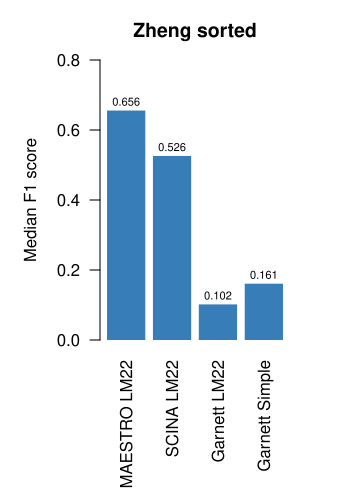

This chart was generated by the following R code:
library(MAESTRO)
library(Seurat)
options(bitmapType='cairo')

source('annotation_cross_validation.R')
source('annotation_evaluate.R')
source('annotation_run_Garnett_CV.R')

PBMC_sorted <- read.csv('Intra-dataset/Zheng_sorted/Filtered_DownSampled_SortedPBMC_data.csv',row.names = 1)
PBMC_labels <- as.matrix(read.csv('Intra-dataset/Zheng_sorted/Labels.csv'))

# Step 1 annotation
# SCINA annotation
library(SCINA)
library(preprocessCore)
Signature_Genes <- preprocess.signatures('Intra-dataset/Zheng_sorted/SCINA_Gene_signature.csv')
Data = t(as.matrix(PBMC_sorted))
Data=log(Data+1)
Data[]=normalize.quantiles(Data)
results = SCINA(Data, Signature_Genes)
write.csv(results$cell_labels,'SCINA_Zheng_sorted_Pred_Labels.csv',row.names = FALSE)

# MAESTRO annotation
PBMC_sorted_res <- RNARunSeurat(inputMat = t(PBMC_sorted), 
                                project = "PBMC_sorted", 
                                min.c = 10,
                                min.g = 0,
                                mito = TRUE,
                                dims.use = 1:15,
                                variable.genes = 2000, 
                                organism = "GRCh38",
                                cluster.res = 0.6,
                                genes.test.use = "wilcox",
                                genes.cutoff = 1e-05)
PBMC_sorted_res$RNA <- RNAAnnotateCelltype(RNA = PBMC_sorted_res$RNA, 
                                           gene = PBMC_sorted_res$gene,
                                           signatures = human.immune.CIBERSORT, 
                                           min.score = 0.1)
write.csv(PBMC_sorted_res$RNA@meta.data[,"assign.ident"],'MAESTRO_Zheng_sorted_Pred_Labels.csv',row.names = FALSE)
saveRDS(PBMC_sorted_res,'PBMC_sorted_res.rds')

# GarnettCV annotation
Cross_Validation('Intra-dataset/Zheng_sorted/Labels.csv', 1, './')
run_Garnett_CV('Intra-dataset/Zheng_sorted/Filtered_DownSampled_SortedPBMC_data.csv', 
	           'Intra-dataset/Zheng_sorted/Labels.csv', 
	           'CV_folds.RData', 
	           'Intra-dataset/Zheng_sorted/Garnett_gene_names.csv',
	           'Intra-dataset/Zheng_sorted/Garnett_hsPBMC_markers.txt', 
	           './',
	           TRUE)

# Step 2 Clustering accuracy evaluation
# Replace the labels to calculate the accuracy
PBMC_sorted_res <- readRDS("PBMC_sorted_res.rds")
PBMC_sorted_res$RNA@meta.data[,"assign.ident"] <- correct_labels(as.character(PBMC_sorted_res$RNA@meta.data[,"assign.ident"]))
p <- DimPlot(object = PBMC_sorted_res$RNA, pt.size = 0.5, group.by = "assign.ident", label = TRUE) + ggtitle("MAESTRO Zheng sorted") + theme(plot.title = element_text(size = 12, face = "bold"))
ggsave(file.path(paste0(PBMC_sorted_res$RNA@project.name, "_MAESTRO_annotated.pdf")), p, width=5.5, height=4)
write.csv(PBMC_sorted_res$RNA@meta.data[,"assign.ident"],'Zheng_sorted_Pred_Labels_MAESTRO.csv',row.names = FALSE)

Labels <- as.matrix(read.csv('SCINA_Zheng_sorted_Pred_Labels.csv'))
PBMC_sorted_res$RNA@meta.data[,"assign.ident"] <- correct_labels(Labels[,1])
p <- DimPlot(object = PBMC_sorted_res$RNA, pt.size = 0.5, group.by = "assign.ident", label = TRUE, repel = TRUE) + ggtitle("SCINA Zheng sorted") + theme(plot.title = element_text(size = 12, face = "bold"))
ggsave(file.path(paste0(PBMC_sorted_res$RNA@project.name, "_SCINA_annotated.pdf")), p, width=5.5, height=4)
write.csv(PBMC_sorted_res$RNA@meta.data[,"assign.ident"],'Zheng_sorted_Pred_Labels_SCINA.csv',row.names = FALSE)

Labels <- as.matrix(read.csv('Garnett_CV_Zheng_sorted_Pred_Labels_LM22.csv'))
PBMC_sorted_res$RNA@meta.data[,"assign.ident"] <- correct_labels(Labels[,1])
p <- DimPlot(object = PBMC_sorted_res$RNA, pt.size = 0.5, group.by = "assign.ident", label = TRUE, repel = TRUE) + ggtitle("GarnettCV LM22 Zheng sorted") + theme(plot.title = element_text(size = 12, face = "bold"))
ggsave(file.path(paste0(PBMC_sorted_res$RNA@project.name, "_Garnett_LM22_annotated.pdf")), p, width=5.5, height=4)
write.csv(PBMC_sorted_res$RNA@meta.data[,"assign.ident"],'Zheng_sorted_Pred_Labels_Garnett_LM22.csv',row.names = FALSE)

Labels <- as.matrix(read.csv('Garnett_CV_Zheng_sorted_Pred_Labels_simple.csv'))
Labels[Labels == 'B cells'] <- 'B'
Labels[Labels == 'CD34+'] <- 'Granulocyte'
Labels[Labels == 'CD4 T cells'] <- 'CD4T'
Labels[Labels == 'CD8 T cells'] <- 'CD8T'
Labels[Labels == 'Dendritic cells'] <- 'Granulocyte'
Labels[Labels == 'Monocytes'] <- 'Monocyte'
Labels[Labels == 'NK cells'] <- 'NK'
PBMC_sorted_res$RNA@meta.data[,"assign.ident"] <- Labels[,1]
p <- DimPlot(object = PBMC_sorted_res$RNA, pt.size = 0.5, group.by = "assign.ident", label = TRUE, repel = TRUE) + ggtitle("GarnettCV simple Zheng sorted") + theme(plot.title = element_text(size = 12, face = "bold"))
ggsave(file.path(paste0(PBMC_sorted_res$RNA@project.name, "_Garnett_simple_annotated.pdf")), p, width=5.5, height=4)
write.csv(PBMC_sorted_res$RNA@meta.data[,"assign.ident"],'Zheng_sorted_Pred_Labels_Garnett_simple.csv',row.names = FALSE)

Labels <- as.matrix(read.csv('Intra-dataset/Zheng_sorted/Labels.csv'))
Labels[Labels == 'CD14+ Monocyte'] <- 'Monocyte'
Labels[Labels == 'CD19+ B'] <- 'B'
Labels[Labels == 'CD34+'] <- 'Granulocyte'
Labels[Labels == 'CD4+ T Helper2'] <- 'CD4T'
Labels[Labels == 'CD4+/CD25 T Reg'] <- 'Treg'
Labels[Labels == 'CD4+/CD45RA+/CD25- Naive T'] <- 'CD4T'
Labels[Labels == 'CD4+/CD45RO+ Memory'] <- 'CD4T'
Labels[Labels == 'CD56+ NK'] <- 'NK'
Labels[Labels == 'CD8+ Cytotoxic T'] <- 'CD8T'
Labels[Labels == 'CD8+/CD45RA+ Naive Cytotoxic'] <- 'CD8T'
PBMC_sorted_res$RNA@meta.data[,"assign.ident"] <- Labels[,1]
p <- DimPlot(object = PBMC_sorted_res$RNA, pt.size = 0.5, group.by = "assign.ident", label = TRUE, repel = TRUE) + ggtitle("True Zheng sorted") + theme(plot.title = element_text(size = 12, face = "bold"))
ggsave(file.path(paste0(PBMC_sorted_res$RNA@project.name, "_True_annotated.pdf")), p, width=5.5, height=4)
write.csv(PBMC_sorted_res$RNA@meta.data[,"assign.ident"],'Zheng_sorted_Pred_Labels_TRUE.csv',row.names = FALSE)

correct_labels <- function(inlabel)
{
	inlabel[inlabel=='ActDCs'] <- 'Granulocytes'
	inlabel[inlabel=='ActMast'] <- 'Granulocytes'
	inlabel[inlabel=='ActMemCD4Tcells'] <- 'CD4T'
	inlabel[inlabel=='ActNK'] <- 'NK'
	inlabel[inlabel=='CD8Tcells'] <- 'CD8T'
	inlabel[inlabel=='Eosinophils'] <- 'Granulocytes'
	inlabel[inlabel=='MacrophagesM0'] <- 'Monocyte'
	inlabel[inlabel=='MacrophagesM1'] <- 'Monocyte'
	inlabel[inlabel=='MacrophagesM2'] <- 'Monocyte'
	inlabel[inlabel=='MemoryBcells'] <- 'B'
	inlabel[inlabel=='Monocytes'] <- 'Monocyte'
	inlabel[inlabel=='NaiveBcells'] <- 'B'
	inlabel[inlabel=='NaiveCD4Tcells'] <- 'CD4T'
	inlabel[inlabel=='Neutrophils'] <- 'Granulocytes'
	inlabel[inlabel=='PlasmaCells'] <- 'B'
	inlabel[inlabel=='RestDCs'] <- 'Granulocytes'
	inlabel[inlabel=='RestMast'] <- 'Granulocytes'
	inlabel[inlabel=='RestMemCD4Tcells'] <- 'CD4T'
	inlabel[inlabel=='RestNK'] <- 'NK'
	inlabel[inlabel=='Tfh'] <- 'CD4T'
	inlabel[inlabel=='Tgd'] <- 'CD4T'
	inlabel[inlabel=='Treg'] <- 'Treg'
	return(inlabel)
}

MAESTRO <- evaluate("Zheng_sorted_Pred_Labels_TRUE.csv","Zheng_sorted_Pred_Labels_MAESTRO.csv")
SCINA <- evaluate("Zheng_sorted_Pred_Labels_TRUE.csv","Zheng_sorted_Pred_Labels_SCINA.csv")
GarnettLM22 <- evaluate("Zheng_sorted_Pred_Labels_TRUE.csv","Zheng_sorted_Pred_Labels_Garnett_LM22.csv")
GarnettSimple <- evaluate("Zheng_sorted_Pred_Labels_TRUE.csv","Zheng_sorted_Pred_Labels_Garnett_simple.csv")

library(RColorBrewer)
ncol <- brewer.pal(8,"Set1")
pdf("annotation_bentchmark.pdf",width=3.5,height=5)
par(mar=c(8,5,3,3))
s <-  c(MAESTRO$MedF1, SCINA$MedF1, GarnettLM22$MedF1, GarnettSimple$MedF1)
p <- barplot(s,col=ncol[2], ylab="Median F1 score",las=2, names=c("MAESTRO LM22","SCINA LM22","Garnett LM22","Garnett Simple"),border=NA, main="Zheng sorted",ylim=c(0,0.8)) 
text(p, s+0.025, round(s,3),cex=0.65)
dev.off() 
